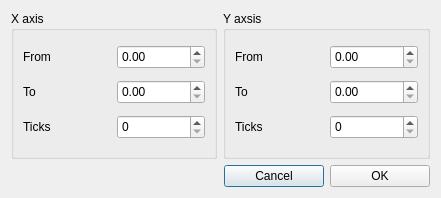
<?xml version="1.0" encoding="UTF-8"?>
<ui version="4.0">
 <class>AxisScaleDialog</class>
 <widget class="QDialog" name="AxisScaleDialog">
  <property name="geometry">
   <rect>
    <x>0</x>
    <y>0</y>
    <width>441</width>
    <height>198</height>
   </rect>
  </property>
  <property name="windowTitle">
   <string>Set Axis Scale</string>
  </property>
  <layout class="QGridLayout" name="gridLayout_4">
   <item row="0" column="0">
    <widget class="QGroupBox" name="groupBox">
     <property name="title">
      <string>X axis</string>
     </property>
     <layout class="QGridLayout" name="gridLayout">
      <item row="0" column="0">
       <widget class="QLabel" name="label">
        <property name="text">
         <string>From</string>
        </property>
       </widget>
      </item>
      <item row="0" column="1">
       <widget class="QDoubleSpinBox" name="doubleSpinBox">
        <property name="minimumSize">
         <size>
          <width>62</width>
          <height>24</height>
         </size>
        </property>
       </widget>
      </item>
      <item row="1" column="0">
       <widget class="QLabel" name="label_2">
        <property name="text">
         <string>To</string>
        </property>
       </widget>
      </item>
      <item row="1" column="1">
       <widget class="QDoubleSpinBox" name="doubleSpinBox_2">
        <property name="minimumSize">
         <size>
          <width>62</width>
          <height>24</height>
         </size>
        </property>
       </widget>
      </item>
      <item row="2" column="0">
       <widget class="QLabel" name="label_3">
        <property name="text">
         <string>Ticks</string>
        </property>
       </widget>
      </item>
      <item row="2" column="1">
       <widget class="QSpinBox" name="spinBox">
        <property name="minimumSize">
         <size>
          <width>62</width>
          <height>24</height>
         </size>
        </property>
       </widget>
      </item>
     </layout>
    </widget>
   </item>
   <item row="0" column="1">
    <widget class="QGroupBox" name="groupBox_2">
     <property name="title">
      <string>Y axsis</string>
     </property>
     <layout class="QGridLayout" name="gridLayout_2">
      <item row="0" column="0">
       <widget class="QLabel" name="label_6">
        <property name="text">
         <string>From</string>
        </property>
       </widget>
      </item>
      <item row="0" column="1">
       <widget class="QDoubleSpinBox" name="doubleSpinBox_3">
        <property name="minimumSize">
         <size>
          <width>62</width>
          <height>24</height>
         </size>
        </property>
       </widget>
      </item>
      <item row="1" column="0">
       <widget class="QLabel" name="label_5">
        <property name="text">
         <string>To</string>
        </property>
       </widget>
      </item>
      <item row="1" column="1">
       <widget class="QDoubleSpinBox" name="doubleSpinBox_4">
        <property name="minimumSize">
         <size>
          <width>62</width>
          <height>24</height>
         </size>
        </property>
       </widget>
      </item>
      <item row="2" column="0">
       <widget class="QLabel" name="label_4">
        <property name="text">
         <string>Ticks</string>
        </property>
       </widget>
      </item>
      <item row="2" column="1">
       <widget class="QSpinBox" name="spinBox_2">
        <property name="minimumSize">
         <size>
          <width>62</width>
          <height>24</height>
         </size>
        </property>
       </widget>
      </item>
     </layout>
    </widget>
   </item>
   <item row="1" column="0" colspan="2">
    <layout class="QGridLayout" name="gridLayout_3">
     <item row="0" column="2">
      <widget class="QPushButton" name="cancel">
       <property name="minimumSize">
        <size>
         <width>100</width>
         <height>0</height>
        </size>
       </property>
       <property name="maximumSize">
        <size>
         <width>100</width>
         <height>16777215</height>
        </size>
       </property>
       <property name="text">
        <string>Cancel</string>
       </property>
      </widget>
     </item>
     <item row="0" column="3">
      <widget class="QPushButton" name="ok">
       <property name="minimumSize">
        <size>
         <width>100</width>
         <height>0</height>
        </size>
       </property>
       <property name="maximumSize">
        <size>
         <width>100</width>
         <height>16777215</height>
        </size>
       </property>
       <property name="text">
        <string>OK</string>
       </property>
      </widget>
     </item>
     <item row="0" column="1">
      <spacer name="horizontalSpacer_5">
       <property name="orientation">
        <enum>Qt::Horizontal</enum>
       </property>
       <property name="sizeHint" stdset="0">
        <size>
         <width>318</width>
         <height>20</height>
        </size>
       </property>
      </spacer>
     </item>
    </layout>
   </item>
  </layout>
 </widget>
 <resources/>
 <connections/>
</ui>
